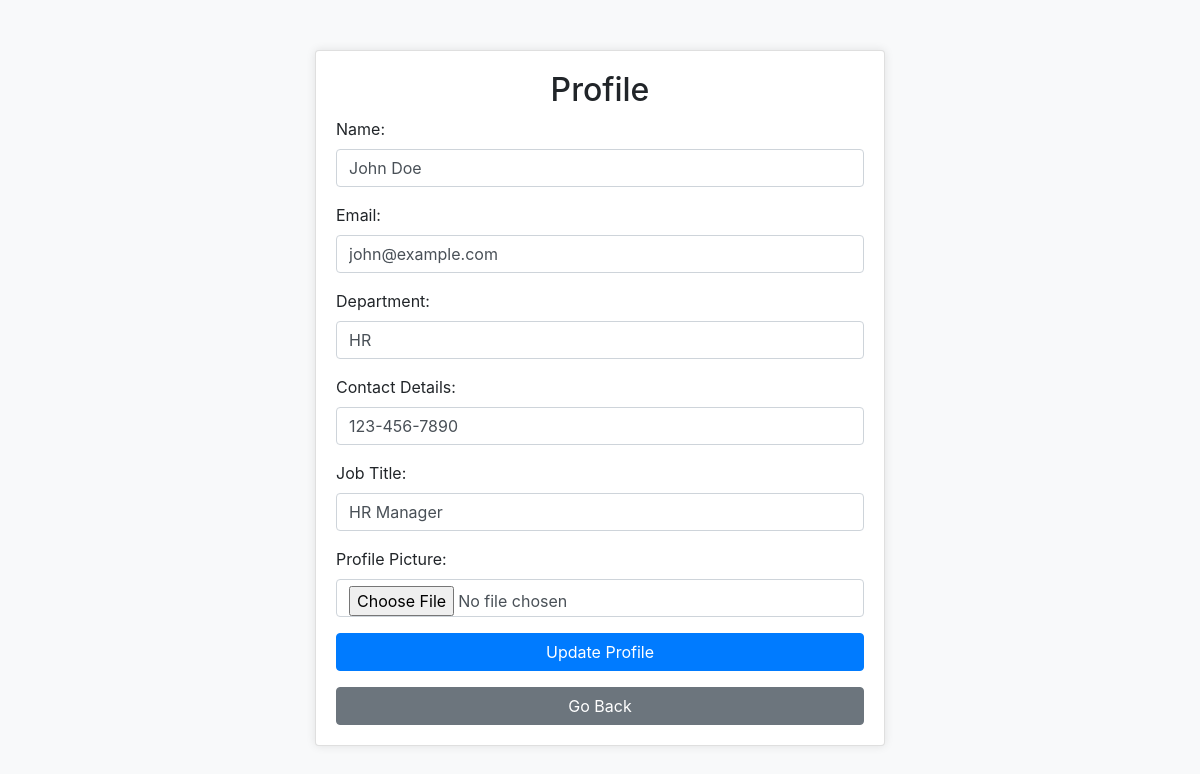
Screenshot of /profile (signed in) with the database file from the repository.
### tables this page shows
CREATE TABLE users (
                id INTEGER PRIMARY KEY AUTOINCREMENT,
                rfid TEXT NOT NULL,
                name TEXT NOT NULL,
                email TEXT NOT NULL,
                password TEXT NOT NULL,
                role TEXT NOT NULL,
                department TEXT NOT NULL,
                profile_picture TEXT,
                contact_details TEXT,
                job_title TEXT
            );

### app.py (the view, shortened to what this page needs)
@app.route('/profile', methods=['GET', 'POST'])
def profile():
    if 'user_id' not in session:
        return redirect(url_for('index'))
    with get_db_connection() as conn:
        cursor = conn.cursor()
        cursor.execute("SELECT * FROM users WHERE id = ?", (session['user_id'],))
        user = cursor.fetchone()
    return render_template('profile.html', user=user)

### app.py (called while the page is built)
@contextmanager
def get_db_connection():
    conn = sqlite3.connect('attendance.db', timeout=10)
    try:
        yield conn
    finally:
        conn.close()

### templates/profile.html (shortened to what this page needs)
<!doctype html>
<html lang="en">
<head>
    <link rel="stylesheet" href="https://stackpath.bootstrapcdn.com/bootstrap/4.5.2/css/bootstrap.min.css">
</head>
<body>
    <div class="container">
        <div class="card">
            <h2 class="text-center">Profile</h2>
            <form action="{{ url_for('profile') }}" method="POST">
                <div class="form-group">
                    <label for="name">Name:</label>
                    <input type="text" id="name" name="name" class="form-control" value="{{ user[2] }}" required>
                </div>
                <div class="form-group">
                    <label for="email">Email:</label>
                    <input type="email" id="email" name="email" class="form-control" value="{{ user[3] }}" required>
                </div>
                <div class="form-group">
                    <label for="department">Department:</label>
                    <input type="text" id="department" name="department" class="form-control" value="{{ user[6] }}" required>
                </div>
                <div class="form-group">
                    <label for="contact_details">Contact Details:</label>
                    <input type="text" id="contact_details" name="contact_details" class="form-control" value="{{ user[8] }}">
                </div>
                <div class="form-group">
                    <label for="job_title">Job Title:</label>
                    <input type="text" id="job_title" name="job_title" class="form-control" value="{{ user[9] }}">
                </div>
                <div class="form-group">
                    <label for="profile_picture">Profile Picture:</label>
                    <input type="file" id="profile_picture" name="profile_picture" class="form-control">
                </div>
                <button type="submit" class="btn btn-primary btn-block">Update Profile</button>
            </form>
            <a href="{{ url_for('dashboard') }}" class="btn btn-secondary btn-block mt-3">Go Back</a>
        </div>
    </div>
</body>
</html>

### templates/profile.html (style rules this page uses)
body { background-color: #f8f9fa; }
.container { max-width: 600px; margin-top: 50px; }
.card { padding: 20px; box-shadow: 0 0 10px rgba(0,0,0,0.1); }

### rows the page displays
users: name "John Doe", email "john@example.com", department "HR", contact_details "123-456-7890", job_title "HR Manager"
